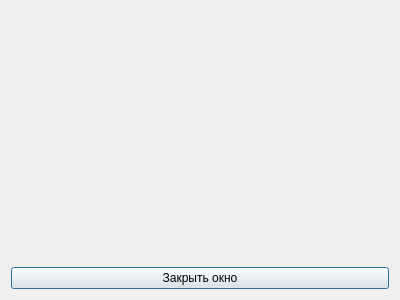
<?xml version="1.0" encoding="UTF-8"?>
<ui version="4.0">
 <class>FieldPlane</class>
 <widget class="QDialog" name="FieldPlane">
  <property name="geometry">
   <rect>
    <x>0</x>
    <y>0</y>
    <width>400</width>
    <height>300</height>
   </rect>
  </property>
  <property name="windowTitle">
   <string>FieldPlane</string>
  </property>
  <layout class="QGridLayout" name="gridLayout">
   <item row="0" column="0">
    <widget class="QWidget" name="field" native="true"/>
   </item>
   <item row="1" column="0">
    <widget class="QPushButton" name="pushButton_close">
     <property name="text">
      <string>Закрыть окно</string>
     </property>
    </widget>
   </item>
  </layout>
 </widget>
 <resources/>
 <connections/>
</ui>
